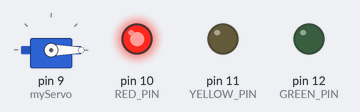
This sketch was run on a simulated Arduino Uno, built with avr-gcc and run on an emulated ATmega328P. Shown: servo, output pins drawn as LEDs (lit = HIGH).

Above: at 0.05 s.
At 6.95 s:
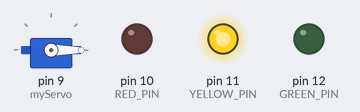
At 10.45 s:
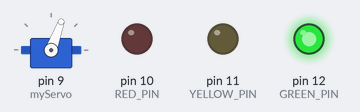
At 13.95 s:
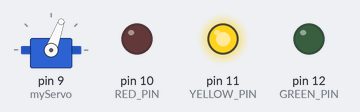
Timing chart, 0 to 18.2 s (numbered marks = the images above):
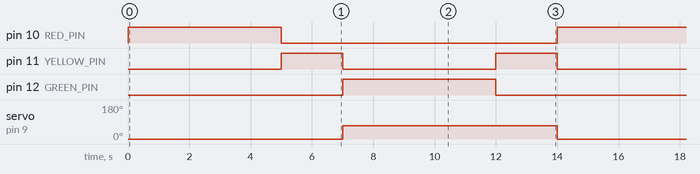

Measured:
- by itself, pin 10 (RED_PIN), pin 12 (GREEN_PIN): alternates HIGH for 5.0 s and LOW for 9.0 s
- by itself, pin 11 (YELLOW_PIN): alternates HIGH for 2.0 s and LOW for 5.0 s
- by itself, servo on pin 9 (myServo): alternates 70° for 7.0 s and 0° for 7.0 s

The sketch:

blink1.c.ino
```cpp
#include <Servo.h>


#define RED_PIN 10
#define YELLOW_PIN 11
#define GREEN_PIN 12

Servo myServo;  // create a servo object

// the setup function runs once when you press reset or power the board
void setup() {
  pinMode(RED_PIN, OUTPUT);
  pinMode(YELLOW_PIN, OUTPUT);
  pinMode(GREEN_PIN, OUTPUT);
  myServo.attach(9); // attaches the servo on pin 9 to the servo object
}

void switchLight(int pin) {
  digitalWrite(RED_PIN, LOW);
  digitalWrite(YELLOW_PIN, LOW);
  digitalWrite(GREEN_PIN, LOW);
  digitalWrite(pin, HIGH);
}

// the loop function runs over and over again forever
void loop() {
  switchLight(RED_PIN);
  myServo.write(0);
  delay(5000);
  switchLight(YELLOW_PIN);
  delay(2000);
  switchLight(GREEN_PIN);
  myServo.write(70);
  delay(5000);
  switchLight(YELLOW_PIN);
  delay(2000);
}
```
